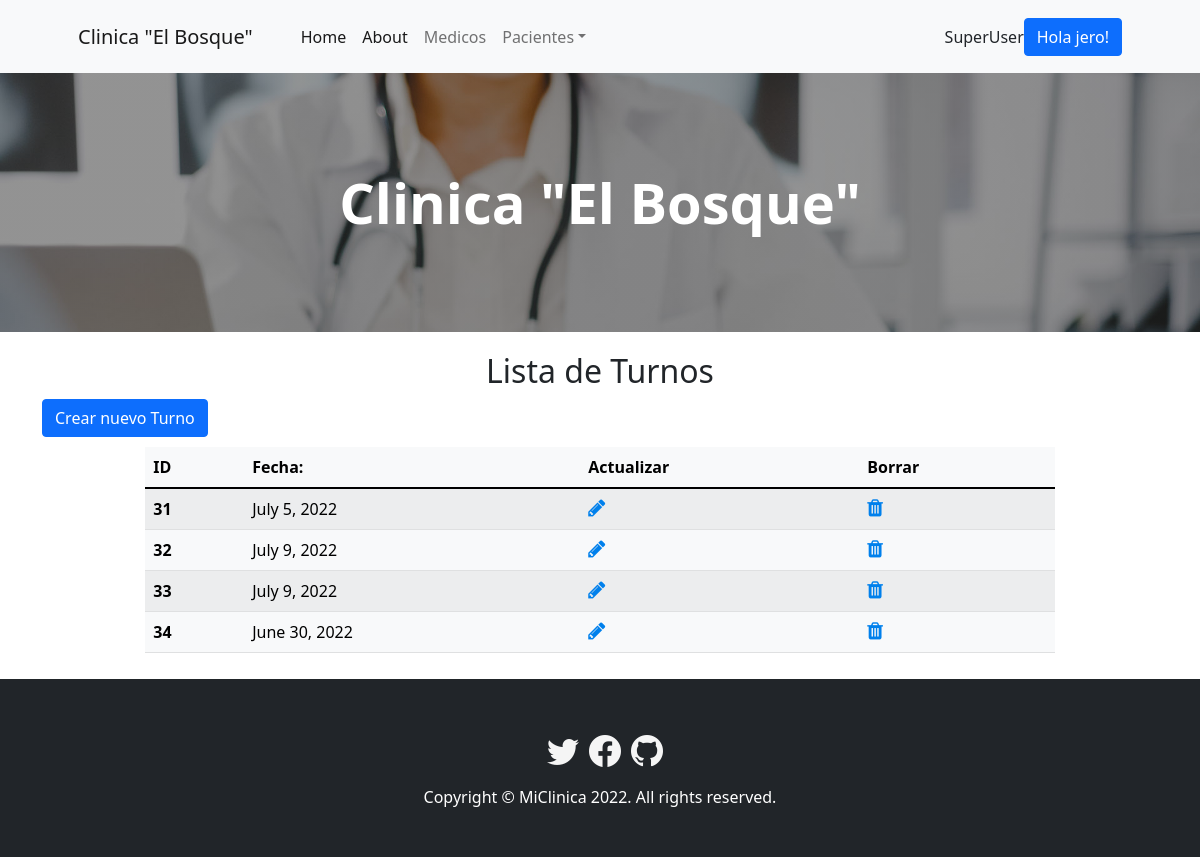
/extra/turns-list/ (signed in), run on the app's committed database.
### extra/models.py (models this page shows)
class Turns(models.Model):
    day = models.DateField()

### extra/views.py (the view)
# urls.py: path('turns-list/', views.TurnsListView.as_view(), name='turns-list'),
class TurnsListView(LoginRequiredMixin, ListView):
    model = Turns
    template_name = 'turns_list.html'

### extra/templates/turns_list.html
{% extends 'index.html' %}
{% load static %}
{% block changes %}
<h2>Lista de Turnos</h2>
<div class="container">
    <a class="btn btn-primary justify-content-right"  href="{% url 'extra:turns-add' %}">Crear nuevo Turno</a>
<div class="row d-flex justify-content-center">
    <div class="col-md-10">
        <table class="table table-striped table-light">
            <thead>
                <tr>
                    <th scope="col">ID</th>
                    <th scope="col">Fecha:</th>
                    <th scope="col">Actualizar</th>
                    <th scope="col">Borrar</th>
                </tr>
            </thead>
            <tbody>
                {% for turn in turns_list %}
                <tr>
                    <th scope="row">{{turn.id}}</th>
                    <td>{{turn.day}}</td>
                    {% if user.is_superuser %}
                    <td><a href="{% url 'extra:turns-update' turn.id %}">
                        <i class="fa fa-pencil" style="font-size:20px;color: rgb(0, 128, 236);"> </i></a>
                    </td>
                    <td><a href="{% url 'extra:turns-delete' turn.id %}">
                        <i class="fa fa-trash" style="font-size:20px;color: rgb(0, 128, 236);"> </i></a>
                    </td>
                    {% endif %}
                </tr>
                {% endfor %}
            </tbody>
        </table>
    </div>
    </div>
</div>
{% endblock %}

### home/templates/index.html (shortened to what this page needs)
<!DOCTYPE html>
<html lang="en">
    <head>
        {% load static %}
        <link href="https://cdn.jsdelivr.net/npm/bootstrap-icons@1.5.0/font/bootstrap-icons.css" rel="stylesheet" />
        <link rel="stylesheet" href="https://cdn.jsdelivr.net/npm/bootstrap-icons@1.8.3/font/bootstrap-icons.css">
        <link href="{% static 'css/styles.css' %}" rel="stylesheet" />
        <link href="{% static 'css/changes.css' %}" rel="stylesheet" />
        <link
        rel="stylesheet"
        href="https://cdnjs.cloudflare.com/ajax/libs/font-awesome/4.7.0/css/font-awesome.min.css"
      />
    </head>
    <body>
        <nav class="navbar navbar-expand-lg navbar-light bg-light">
            <div class="container px-4 px-lg-5">
                <a class="navbar-brand" href="/">Clinica "El Bosque"</a>
                <div class="collapse navbar-collapse" id="navbarSupportedContent">
                    <ul class="navbar-nav me-auto mb-2 mb-lg-0 ms-lg-4">
                        <li class="nav-item"><a class="nav-link active" aria-current="page" href="/">Home</a></li>
                        <li class="nav-item"><a class="nav-link active" aria-current="page" href="{% url 'home:about' %}">About</a></li>
                        {% if user.is_authenticated %}
                        <li class="nav-item"><a class="nav-link" href="{% url 'medics:medics-list' %}">Medicos</a></li>
                        <li class="nav-item dropdown">
                            <a class="nav-link dropdown-toggle" id="navbarDropdown" href="#" role="button" data-bs-toggle="dropdown" aria-expanded="false">Pacientes</a>
                        </li>
                        {% endif %}
                    </ul>
                    {% if user.is_authenticated %}
                        {% if user.is_superuser %}
                            <p style="margin-top: 17px;">SuperUser  </p>
                        {% endif %}
                    <div class="nav-item dropdown">
                    <a class="btn btn-primary" id="navbarDropdown" href="#" role="button" data-bs-toggle="dropdown" aria-expanded="false">Hola {{ user.username }}!</a>
                    </div>
                    {% endif %}
                </div>
            </div>
        </nav>
        <header class="bg-dark py-5" id="foto">
            <div class="container px-4 px-lg-5 my-5">
                <div class="text-center text-white">
                    <h1 class="display-4 fw-bolder">Clinica "El Bosque"</h1>
                </div>
            </div>
        </header>
        {% block changes %}
        {% endblock %}
        <footer class="py-5 bg-dark">
            <div class="social-media">
                <a href="https://twitter.com/" target="_blank"><i class="bi bi-twitter" style="font-size: 2rem; color: whitesmoke;"></i></a>
                <a href="https://es-la.facebook.com/" target="_blank"><i class="bi bi-facebook" style="font-size: 2rem; color: whitesmoke;"></i></a>
                <a href="https://github.com/Scopexx0" target="_blank"><i class="bi bi-github" style="font-size: 2rem; color: whitesmoke;"></i></a>
            </div>
            <div class="container">
                <p class="m-0 text-center text-white">Copyright &copy; MiClinica 2022. All rights reserved.</p>
            </div>
        </footer>
    </body>
</html>

### medics/static/css/changes.css (style rules this page uses)
h2 { text-align: center; padding-top: 20px; padding-bottom: 0; }
#foto { background-image: linear-gradient(0deg, rgba(40,40,40,0.5), rgba(40,40,40,0.5)), url(../js/manual-hatdc-blog.jpg); background-size: cover; background-repeat: no-repeat; background-position: top; }
.social-media { display: flex; justify-content: center; }
.social-media a { margin-left: 10px; margin-bottom: 10px; }

### data on the page
Turns: id "31", day "July 5, 2022"
Turns: id "32", day "July 9, 2022"
Turns: id "33", day "July 9, 2022"
Turns: id "34", day "June 30, 2022"

### other printed values
{{ user.username }} "jero"
